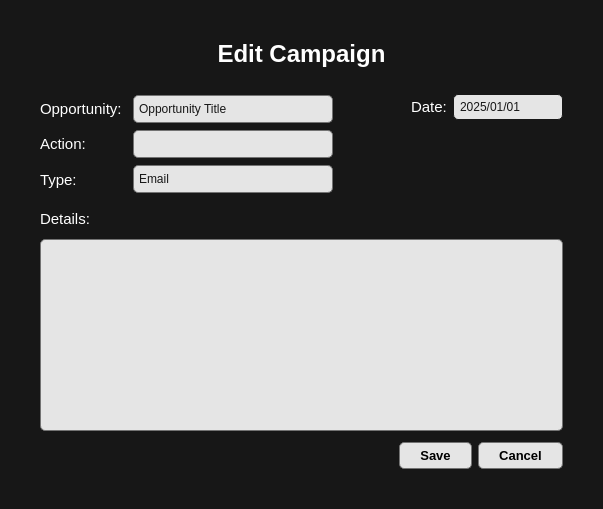
<?xml version="1.0" encoding="UTF-8"?>
<ui version="4.0">
 <class>edit_campaign</class>
 <widget class="QDialog" name="edit_campaign">
  <property name="geometry">
   <rect>
    <x>0</x>
    <y>0</y>
    <width>603</width>
    <height>509</height>
   </rect>
  </property>
  <property name="windowTitle">
   <string>edit_campaign</string>
  </property>
  <property name="styleSheet">
   <string notr="true">border-radius: 10px;
background-color: #171717;
color: white;</string>
  </property>
  <layout class="QGridLayout" name="gridLayout">
   <item row="0" column="0">
    <widget class="QFrame" name="main_frame">
     <property name="frameShape">
      <enum>QFrame::Shape::StyledPanel</enum>
     </property>
     <property name="frameShadow">
      <enum>QFrame::Shadow::Raised</enum>
     </property>
     <layout class="QGridLayout" name="gridLayout_2">
      <item row="0" column="1">
       <spacer name="horizontalSpacer_8">
        <property name="orientation">
         <enum>Qt::Orientation::Horizontal</enum>
        </property>
        <property name="sizeHint" stdset="0">
         <size>
          <width>483</width>
          <height>20</height>
         </size>
        </property>
       </spacer>
      </item>
      <item row="1" column="1">
       <layout class="QHBoxLayout" name="horizontalLayout">
        <item>
         <widget class="QLabel" name="label">
          <property name="font">
           <font>
            <pointsize>18</pointsize>
            <bold>true</bold>
           </font>
          </property>
          <property name="styleSheet">
           <string notr="true">color: rgb(255, 255, 255);</string>
          </property>
          <property name="text">
           <string>Edit Campaign</string>
          </property>
          <property name="alignment">
           <set>Qt::AlignmentFlag::AlignCenter</set>
          </property>
         </widget>
        </item>
       </layout>
      </item>
      <item row="2" column="1">
       <spacer name="horizontalSpacer_6">
        <property name="orientation">
         <enum>Qt::Orientation::Horizontal</enum>
        </property>
        <property name="sizeType">
         <enum>QSizePolicy::Policy::Preferred</enum>
        </property>
        <property name="sizeHint" stdset="0">
         <size>
          <width>483</width>
          <height>20</height>
         </size>
        </property>
       </spacer>
      </item>
      <item row="3" column="0">
       <spacer name="verticalSpacer_2">
        <property name="orientation">
         <enum>Qt::Orientation::Vertical</enum>
        </property>
        <property name="sizeHint" stdset="0">
         <size>
          <width>20</width>
          <height>267</height>
         </size>
        </property>
       </spacer>
      </item>
      <item row="3" column="1">
       <layout class="QVBoxLayout" name="verticalLayout">
        <item>
         <layout class="QHBoxLayout" name="horizontalLayout_2">
          <item>
           <layout class="QVBoxLayout" name="verticalLayout_3">
            <item>
             <widget class="QLabel" name="opportunity_line">
              <property name="font">
               <font>
                <pointsize>11</pointsize>
                <bold>false</bold>
               </font>
              </property>
              <property name="styleSheet">
               <string notr="true">color: rgb(255, 255, 255);</string>
              </property>
              <property name="text">
               <string>Opportunity:</string>
              </property>
              <property name="alignment">
               <set>Qt::AlignmentFlag::AlignLeading|Qt::AlignmentFlag::AlignLeft|Qt::AlignmentFlag::AlignVCenter</set>
              </property>
             </widget>
            </item>
            <item>
             <widget class="QLabel" name="label_4">
              <property name="sizePolicy">
               <sizepolicy hsizetype="Preferred" vsizetype="Preferred">
                <horstretch>0</horstretch>
                <verstretch>0</verstretch>
               </sizepolicy>
              </property>
              <property name="font">
               <font>
                <pointsize>11</pointsize>
                <bold>false</bold>
               </font>
              </property>
              <property name="styleSheet">
               <string notr="true">color: rgb(255, 255, 255);</string>
              </property>
              <property name="text">
               <string>Action:</string>
              </property>
              <property name="alignment">
               <set>Qt::AlignmentFlag::AlignLeading|Qt::AlignmentFlag::AlignLeft|Qt::AlignmentFlag::AlignVCenter</set>
              </property>
             </widget>
            </item>
            <item>
             <widget class="QLabel" name="label_6">
              <property name="font">
               <font>
                <pointsize>11</pointsize>
                <bold>false</bold>
               </font>
              </property>
              <property name="styleSheet">
               <string notr="true">color: rgb(255, 255, 255);</string>
              </property>
              <property name="text">
               <string>Type:</string>
              </property>
              <property name="alignment">
               <set>Qt::AlignmentFlag::AlignLeading|Qt::AlignmentFlag::AlignLeft|Qt::AlignmentFlag::AlignVCenter</set>
              </property>
             </widget>
            </item>
           </layout>
          </item>
          <item>
           <spacer name="verticalSpacer_4">
            <property name="orientation">
             <enum>Qt::Orientation::Vertical</enum>
            </property>
            <property name="sizeType">
             <enum>QSizePolicy::Policy::Preferred</enum>
            </property>
            <property name="sizeHint" stdset="0">
             <size>
              <width>5</width>
              <height>40</height>
             </size>
            </property>
           </spacer>
          </item>
          <item>
           <layout class="QVBoxLayout" name="verticalLayout_4">
            <item>
             <widget class="QComboBox" name="opportunity_title_combo">
              <property name="styleSheet">
               <string notr="true">QComboBox {
    background-color: #E5E5E5;
    color: #171717;
    border: 1px solid #737373;
    border-radius: 5px;
    padding: 5px;
    font: 10pt &quot;Segoe UI&quot;;
}

QComboBox::drop-down {
    border: none;
}

QComboBox QAbstractItemView {
    background-color: #E5E5E5;
    color: #171717;
    border-radius: 10px;
}</string>
              </property>
              <property name="placeholderText">
               <string>Opportunity Title</string>
              </property>
             </widget>
            </item>
            <item>
             <widget class="QLineEdit" name="action_line">
              <property name="sizePolicy">
               <sizepolicy hsizetype="Preferred" vsizetype="Fixed">
                <horstretch>0</horstretch>
                <verstretch>0</verstretch>
               </sizepolicy>
              </property>
              <property name="minimumSize">
               <size>
                <width>200</width>
                <height>0</height>
               </size>
              </property>
              <property name="maximumSize">
               <size>
                <width>16777215</width>
                <height>16777215</height>
               </size>
              </property>
              <property name="font">
               <font>
                <family>Segoe UI</family>
                <pointsize>9</pointsize>
                <italic>false</italic>
                <bold>false</bold>
               </font>
              </property>
              <property name="styleSheet">
               <string notr="true">QLineEdit {
    background-color: #E5E5E5;
	color: rgb(0, 0, 0);
    border: 1px solid #737373;
    border-radius: 5px;
	padding: 5px;
}</string>
              </property>
             </widget>
            </item>
            <item>
             <widget class="QComboBox" name="campaign_type_combo">
              <property name="minimumSize">
               <size>
                <width>200</width>
                <height>0</height>
               </size>
              </property>
              <property name="styleSheet">
               <string notr="true">QComboBox {
    background-color: #E5E5E5;
    color: #171717;
    border: 1px solid #737373;
    border-radius: 5px;
    padding: 5px;
    font: 10pt &quot;Segoe UI&quot;;
}

QComboBox::drop-down {
    border: none;
}

QComboBox QAbstractItemView {
    background-color: #E5E5E5;
    color: #171717;
    border-radius: 10px;
}</string>
              </property>
              <item>
               <property name="text">
                <string>Email</string>
               </property>
              </item>
              <item>
               <property name="text">
                <string>Social Media</string>
               </property>
              </item>
              <item>
               <property name="text">
                <string>Referral</string>
               </property>
              </item>
              <item>
               <property name="text">
                <string>Text Message</string>
               </property>
              </item>
              <item>
               <property name="text">
                <string>Call</string>
               </property>
              </item>
              <item>
               <property name="text">
                <string>Online Advertising </string>
               </property>
              </item>
              <item>
               <property name="text">
                <string>Webinar</string>
               </property>
              </item>
              <item>
               <property name="text">
                <string>Other</string>
               </property>
              </item>
             </widget>
            </item>
           </layout>
          </item>
          <item>
           <spacer name="horizontalSpacer_10">
            <property name="orientation">
             <enum>Qt::Orientation::Horizontal</enum>
            </property>
            <property name="sizeHint" stdset="0">
             <size>
              <width>40</width>
              <height>20</height>
             </size>
            </property>
           </spacer>
          </item>
          <item>
           <layout class="QVBoxLayout" name="verticalLayout_5">
            <item>
             <layout class="QHBoxLayout" name="horizontalLayout_6">
              <item>
               <widget class="QLabel" name="label_3">
                <property name="font">
                 <font>
                  <pointsize>11</pointsize>
                  <bold>false</bold>
                 </font>
                </property>
                <property name="styleSheet">
                 <string notr="true">color: rgb(255, 255, 255);</string>
                </property>
                <property name="text">
                 <string>Date:</string>
                </property>
                <property name="alignment">
                 <set>Qt::AlignmentFlag::AlignLeading|Qt::AlignmentFlag::AlignLeft|Qt::AlignmentFlag::AlignVCenter</set>
                </property>
               </widget>
              </item>
              <item>
               <widget class="QDateEdit" name="date_edit">
                <property name="sizePolicy">
                 <sizepolicy hsizetype="Minimum" vsizetype="Preferred">
                  <horstretch>0</horstretch>
                  <verstretch>0</verstretch>
                 </sizepolicy>
                </property>
                <property name="minimumSize">
                 <size>
                  <width>110</width>
                  <height>0</height>
                 </size>
                </property>
                <property name="maximumSize">
                 <size>
                  <width>16777215</width>
                  <height>16777215</height>
                 </size>
                </property>
                <property name="font">
                 <font>
                  <family>Segoe UI</family>
                  <pointsize>9</pointsize>
                  <italic>false</italic>
                  <bold>false</bold>
                 </font>
                </property>
                <property name="styleSheet">
                 <string notr="true">/* QDateEdit main field */
QDateEdit {
    color: #171717;
    background-color: #E5E5E5;
    border: 1px solid #171717;
    border-radius: 5px;
    padding: 4px;
}

/* Drop-down area */
QDateEdit::drop-down {
    subcontrol-origin: padding;
    subcontrol-position: top right;
    width: 20px;
    background-color: transparent;
}

/* Calendar icon */
QDateEdit::down-arrow {
    image: url(:/Resources/calendar.png);  /* use a dark icon on E5E5E5 background */
    width: 16px;
    height: 16px;
    margin-right: 14px;
}

/* Hover */
QDateEdit:hover {
    background-color: #E5E5E5;
    color: #171717;
    border: 1px solid #171717;
}

/* Focus */
QDateEdit:focus {
    border: 1px solid #171717;
    background-color: #DADADA;
    color: #171717;
}

/* Calendar popup */
QCalendarWidget {
    background-color: #E5E5E5;
    color: #171717;
    border: 1px solid #171717;
    border-radius: 6px;
    font: 10pt &quot;Segoe UI&quot;;
}

/* Header navigation bar */
QCalendarWidget QWidget#qt_calendar_navigationbar {
    background-color: #DADADA;
}

QCalendarWidget QToolButton {
    background-color: #CCCCCC;
    color: #171717;
    border: none;
    font-weight: bold;
    padding: 5px;
}

QCalendarWidget QToolButton:hover {
    background-color: #BFBFBF;
}

/* Remove dropdown arrow from tool buttons */
QCalendarWidget QToolButton::menu-indicator {
    image: none;
}

/* Weekday headers */
QCalendarWidget QHeaderView {
    background-color: #DADADA;
}

QCalendarWidget QHeaderView::section {
    color: #171717;
    background-color: #DADADA;
    border: none;
    padding: 5px;
}

/* Days view */
QCalendarWidget QAbstractItemView {
    background-color: #E5E5E5;
    color: #171717;
    selection-background-color: #171717;  /* Black highlight for selected */
    selection-color: #E5E5E5;             /* Light text on dark selection */
    gridline-color: #BFBFBF;
}

/* Today cell */
QCalendarWidget QWidget#qt_calendar_today {
    border: 1px solid #171717;
    background-color: #DADADA;
    border-radius: 4px;
}

/* Month/year dropdown */
QCalendarWidget QMenu {
    background-color: #E5E5E5;
    color: #171717;
    border: 1px solid #171717;
}
</string>
                </property>
                <property name="minimumDate">
                 <date>
                  <year>2025</year>
                  <month>1</month>
                  <day>1</day>
                 </date>
                </property>
                <property name="currentSection">
                 <enum>QDateTimeEdit::Section::YearSection</enum>
                </property>
                <property name="displayFormat">
                 <string>yyyy/MM/dd</string>
                </property>
                <property name="calendarPopup">
                 <bool>true</bool>
                </property>
               </widget>
              </item>
             </layout>
            </item>
            <item>
             <spacer name="verticalSpacer_3">
              <property name="orientation">
               <enum>Qt::Orientation::Vertical</enum>
              </property>
              <property name="sizeHint" stdset="0">
               <size>
                <width>20</width>
                <height>40</height>
               </size>
              </property>
             </spacer>
            </item>
           </layout>
          </item>
         </layout>
        </item>
        <item>
         <layout class="QVBoxLayout" name="verticalLayout_2">
          <item>
           <spacer name="horizontalSpacer_16">
            <property name="orientation">
             <enum>Qt::Orientation::Horizontal</enum>
            </property>
            <property name="sizeType">
             <enum>QSizePolicy::Policy::Preferred</enum>
            </property>
            <property name="sizeHint" stdset="0">
             <size>
              <width>40</width>
              <height>10</height>
             </size>
            </property>
           </spacer>
          </item>
          <item>
           <widget class="QLabel" name="label_5">
            <property name="font">
             <font>
              <pointsize>11</pointsize>
              <bold>false</bold>
             </font>
            </property>
            <property name="styleSheet">
             <string notr="true">color: rgb(255, 255, 255);</string>
            </property>
            <property name="text">
             <string>Details:</string>
            </property>
            <property name="alignment">
             <set>Qt::AlignmentFlag::AlignLeading|Qt::AlignmentFlag::AlignLeft|Qt::AlignmentFlag::AlignVCenter</set>
            </property>
           </widget>
          </item>
          <item>
           <spacer name="horizontalSpacer_12">
            <property name="orientation">
             <enum>Qt::Orientation::Horizontal</enum>
            </property>
            <property name="sizeType">
             <enum>QSizePolicy::Policy::Preferred</enum>
            </property>
            <property name="sizeHint" stdset="0">
             <size>
              <width>40</width>
              <height>5</height>
             </size>
            </property>
           </spacer>
          </item>
          <item>
           <widget class="QTextEdit" name="details_text">
            <property name="font">
             <font>
              <family>Segoe UI</family>
              <pointsize>9</pointsize>
              <italic>false</italic>
              <bold>false</bold>
             </font>
            </property>
            <property name="styleSheet">
             <string notr="true">QTextEdit {
	color: rgb(0, 0, 0);
    background-color: #E5E5E5;
    border: 1px solid #737373;
    border-radius: 5px;
	padding: 5px;
}</string>
            </property>
           </widget>
          </item>
         </layout>
        </item>
       </layout>
      </item>
      <item row="3" column="2">
       <spacer name="verticalSpacer">
        <property name="orientation">
         <enum>Qt::Orientation::Vertical</enum>
        </property>
        <property name="sizeType">
         <enum>QSizePolicy::Policy::Preferred</enum>
        </property>
        <property name="sizeHint" stdset="0">
         <size>
          <width>20</width>
          <height>267</height>
         </size>
        </property>
       </spacer>
      </item>
      <item row="4" column="1">
       <spacer name="horizontalSpacer_5">
        <property name="orientation">
         <enum>Qt::Orientation::Horizontal</enum>
        </property>
        <property name="sizeType">
         <enum>QSizePolicy::Policy::Preferred</enum>
        </property>
        <property name="sizeHint" stdset="0">
         <size>
          <width>483</width>
          <height>5</height>
         </size>
        </property>
       </spacer>
      </item>
      <item row="5" column="1">
       <layout class="QHBoxLayout" name="horizontalLayout_4">
        <item>
         <spacer name="horizontalSpacer_4">
          <property name="orientation">
           <enum>Qt::Orientation::Horizontal</enum>
          </property>
          <property name="sizeHint" stdset="0">
           <size>
            <width>40</width>
            <height>20</height>
           </size>
          </property>
         </spacer>
        </item>
        <item>
         <widget class="QPushButton" name="save_btn">
          <property name="font">
           <font>
            <family>Segoe UI</family>
            <pointsize>10</pointsize>
            <italic>false</italic>
            <bold>true</bold>
           </font>
          </property>
          <property name="styleSheet">
           <string notr="true">QPushButton {
    background-color: #E5E5E5;
	color: rgb(0, 0, 0);
    border: 1px solid #737373;
    border-radius: 5px;
    padding: 5px;
    text-align: center;
	padding-left: 20px;
    padding-right: 20px;
}

QPushButton:hover {
	background-color: rgb(204, 204, 204);
}

QPushButton:pressed {
	background-color: rgb(180, 180, 180);
}
</string>
          </property>
          <property name="text">
           <string>Save</string>
          </property>
         </widget>
        </item>
        <item>
         <spacer name="horizontalSpacer_7">
          <property name="orientation">
           <enum>Qt::Orientation::Horizontal</enum>
          </property>
          <property name="sizeType">
           <enum>QSizePolicy::Policy::Preferred</enum>
          </property>
          <property name="sizeHint" stdset="0">
           <size>
            <width>0</width>
            <height>20</height>
           </size>
          </property>
         </spacer>
        </item>
        <item>
         <widget class="QPushButton" name="cancel_btn">
          <property name="font">
           <font>
            <family>Segoe UI</family>
            <pointsize>10</pointsize>
            <italic>false</italic>
            <bold>true</bold>
           </font>
          </property>
          <property name="styleSheet">
           <string notr="true">QPushButton {
    background-color: #E5E5E5;
	color: rgb(0, 0, 0);
    border: 1px solid #737373;
    border-radius: 5px;
    padding: 5px;
    text-align: center;
	padding-left: 20px;
    padding-right: 20px;
}

QPushButton:hover {
	background-color: rgb(204, 204, 204);
}

QPushButton:pressed {
	background-color: rgb(180, 180, 180);
}
</string>
          </property>
          <property name="text">
           <string>Cancel</string>
          </property>
         </widget>
        </item>
       </layout>
      </item>
      <item row="6" column="1">
       <spacer name="horizontalSpacer_9">
        <property name="orientation">
         <enum>Qt::Orientation::Horizontal</enum>
        </property>
        <property name="sizeHint" stdset="0">
         <size>
          <width>483</width>
          <height>20</height>
         </size>
        </property>
       </spacer>
      </item>
     </layout>
    </widget>
   </item>
  </layout>
 </widget>
 <resources/>
 <connections/>
</ui>
